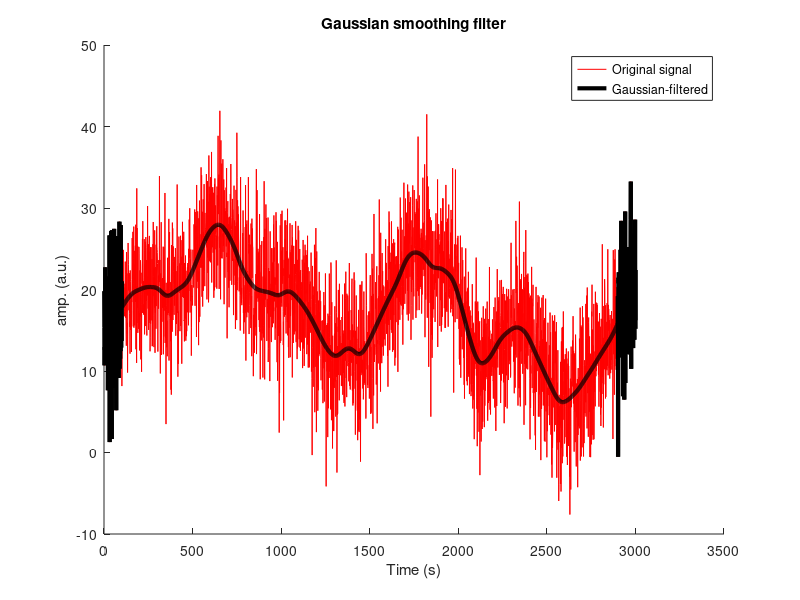

This figure's MATLAB source:
% y_t = sum(x_i, g_i)_{i=t-k}^(t+k)

%%
srate = 3000; % Hz
time = linspace(1, srate + 1, srate + 1);
n = length(time);
p = 15;

noiseamp = 5;
amp = interp1(rand(p, 1) * 30, linspace(1, p, n));
noise = noiseamp * randn(size(time));
signal = amp + noise;

%%
plot(time, signal);
hold on
plot(time, amp)

%% create Gaussian kernel

% full-width half-maximum: the key Gaussian parameter
fwhm = 25; % in ms

% normalied time vector in ms
k = 100;
gtime = 1000 * (-k : k) / srate;

% create Gaussian window
gauswin = exp((-4 * log(2) * gtime.^2) / fwhm^2);

% compute empirical FWHM
prePeakHalf = k + dsearchn(gauswin(k + 1 : end)', .5);
pstPeakHalf = dsearchn(gauswin(1:k)', .5);

empFWHM = gtime(prePeakHalf) - gtime(pstPeakHalf);

% show Gaussian
figure(1), clf, hold on
plot(gtime, gauswin, 'ko-', 'markerfacecolor', 'w', 'linew', 2);
plot(gtime([prePeakHalf, pstPeakHalf]), gauswin([prePeakHalf, pstPeakHalf]), 'm', 'linew', 3)

% normalize Gaussian to unit energy
gauswin = gauswin / sum(gauswin);
title(['Gaussian kernel with requetes FWHM ' num2str(fwhm) ' ms '])
xlabel('Time (ms)'), ylabel('gain')

%% implement the filter

% intialize filtered signal vector
filtsigG = signal;

% implement the running mean filter
for i = k + 1 : n - k - 1
    % for each point is the weighted average of k surrounding points
    filtsigG(i) = sum(signal(i - k : i + k).*gauswin);
end

plot(2), clf, hold on
plot(time, signal, 'r')
plot(time, filtsigG, 'k', 'linew', 3)
xlabel('Time (s)'), ylabel('amp. (a.u.)')
legend({'Original signal'; 'Gaussian-filtered'});
title('Gaussian smoothing filter');

